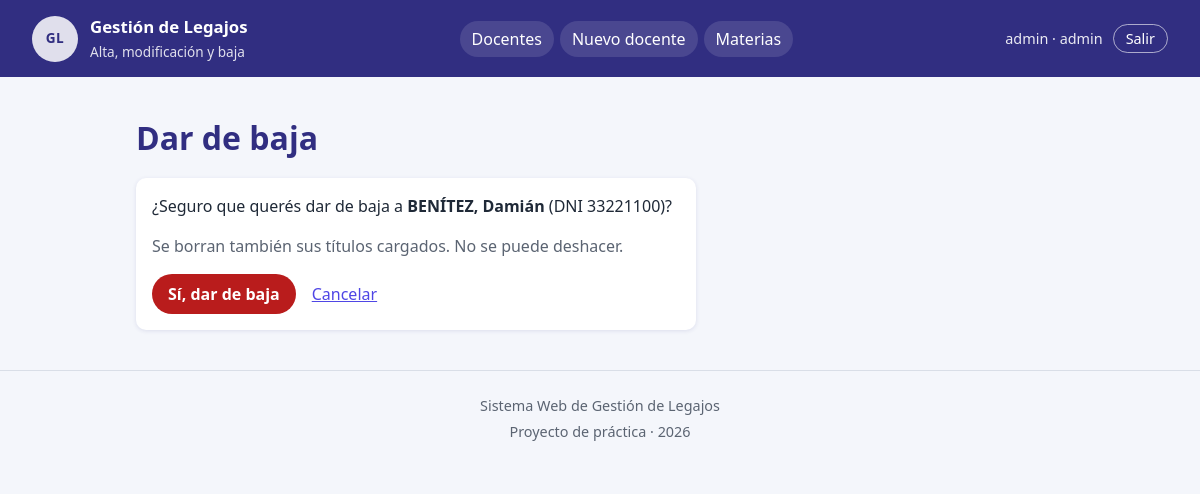
Page /public/baja.php?id=6 (signed in) on the committed database.
### tables this page shows
CREATE TABLE docentes (
  id        INT UNSIGNED NOT NULL AUTO_INCREMENT,
  dni       VARCHAR(10)  NOT NULL,                         
  apellido  VARCHAR(60)  NOT NULL,
  nombre    VARCHAR(60)  NOT NULL,
  email     VARCHAR(120) NULL,                             
  telefono  VARCHAR(20)  NULL,
  PRIMARY KEY (id),
  UNIQUE KEY uq_docentes_dni (dni)                         
);

### src/funciones.php (called while the page is built, shortened)
<?php
function e(?string $texto): string
{
    return htmlspecialchars($texto ?? '', ENT_QUOTES, 'UTF-8');
}
function leer_id(array $origen): ?int
{
    $id = filter_var($origen['id'] ?? '', FILTER_VALIDATE_INT, ['options' => ['min_range' => 1]]);
    return $id === false ? null : $id;
}

### public/baja.php (the view, shortened to what this page needs)
<?php
require __DIR__ . '/../src/funciones.php';
$id = leer_id($_GET);
$pdo = conectar();
$stmt = $pdo->prepare('SELECT dni, apellido, nombre FROM docentes WHERE id = :id');
$stmt->execute(['id' => $id]);
$docente = $stmt->fetch();
$error = null;
require __DIR__ . '/../src/plantillas/header.php';
?>
<h1>Dar de baja</h1>
<?php if ($error !== null): ?>
    <p class="aviso aviso--error" role="alert"><?= e($error) ?></p>
    <p><a href="index.php">Volver al listado</a></p>
<?php else: ?>
    <form class="tarjeta confirmar" action="baja.php?id=<?= $id ?>" method="post">
        <p>¿Seguro que querés dar de baja a
           <strong><?= e(mb_strtoupper($docente['apellido'])) ?>, <?= e($docente['nombre']) ?></strong>
           (DNI <?= e($docente['dni']) ?>)?</p>
        <p class="bajada">Se borran también sus títulos cargados. No se puede deshacer.</p>
        <div class="botones">
            <button class="boton boton--peligro" type="submit">Sí, dar de baja</button>
            <a href="index.php">Cancelar</a>
        </div>
    </form>
<?php endif; ?>
<?php require __DIR__ . '/../src/plantillas/footer.php'; ?>

### public/css/styles.css (style rules this page uses)
:root { --indigo: #312E81; --indigo-claro: #EEF2FF; --acento: #4F46E5; --ok: #15803D; --ok-claro: #DCFCE7; --error: #B91C1C; --error-claro: #FEE2E2; --texto: #1F2937; --gris: #5B6472; --linea: #D9DEE7; --fondo: #F4F6FB; --blanco: #FFFFFF; --radio: 10px; }
*, *::before, *::after { box-sizing: border-box; }
body { margin: 0; font-family: system-ui, "Segoe UI", Roboto, sans-serif; line-height: 1.5; color: var(--texto); background: var(--fondo); }
a { color: var(--acento); }
h1, h2 { color: var(--indigo); line-height: 1.2; }
.bajada { color: var(--gris); }
.tarjeta { background: var(--blanco); border-radius: var(--radio); padding: 16px; box-shadow: 0 1px 4px rgba(49, 46, 129, .12); }
.boton { display: inline-block; border: 0; cursor: pointer; background: var(--acento); color: var(--blanco); text-decoration: none; font: inherit; font-weight: 700; padding: 8px 16px; border-radius: 999px; }
.boton--peligro { background: var(--error); }
.botones { display: flex; flex-wrap: wrap; align-items: center; gap: 16px; }
.confirmar { max-width: 560px; }
.confirmar p { margin-top: 0; }

### rows in the picture
docentes: apellido "BENÍTEZ", nombre "Damián", dni "33221100"

### other values in the picture
$yo['usuario'] "admin"
$yo['rol'] "admin"
